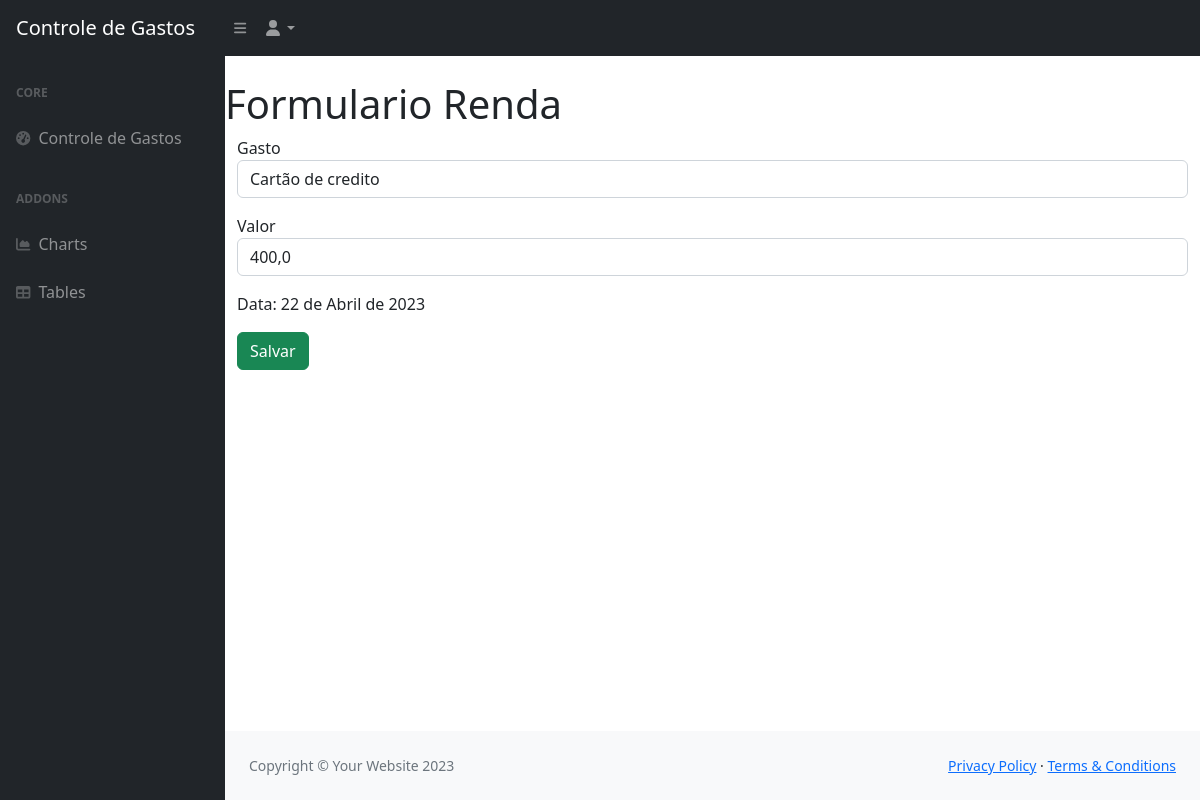
Page /ver_gasto/9 (signed in) on the committed database.
### app_core/models.py (models this page shows, shortened)
class Gastos(models.Model):
    gasto = models.CharField(max_length=80)
    valor = models.FloatField()
    data = models.DateField(default=datetime.today())
    usuario = models.ForeignKey(Usuario, on_delete=models.CASCADE)
    class Meta:
        verbose_name = 'Gasto'
        verbose_name_plural = 'Gastos'

### app_core/views.py (the view)
# urls.py: path('ver_gasto/<int:id>', views.ver_gasto, name='ver_gasto'),
def ver_gasto(request, id):
    if request.session.get('usuario'):
        gasto = Gastos.objects.get(id=id)
        if request.session.get('usuario') == gasto.usuario.id:
            return render(request, 'forms/form_gasto.html', {'gasto': gasto})
        else:
            return HttpResponse('Esta não é uma renda sua')
    else:
        return redirect('/login/')

### app_core/templates/forms/form_gasto.html (shortened to what this page needs)
{% extends 'base.html' %}
{% block 'class_body' %}class="sb-nav-fixed"{% endblock 'class_body' %}
{% block 'conteudo' %}
        {% include 'menu.html' %}
        <div id="layoutSidenav">
            {% include 'lateral_menu.html' %}
            <div id="layoutSidenav_content">
                <h1 class="mt-4">Formulario Renda</h1>
                <div class="container">
                    <form action="{% url 'alterar_gasto' %}" method="POST">
                        <p>
                            <label>Gasto</label>
                            <input class="form-control" type="text" value="{{ gasto.gasto }}" name="gasto_nome">
                        </p>
                        <p>
                            <label>Valor</label>
                            <input class="form-control" type="text" value="{{ gasto.valor }}" name="gasto_valor">
                        </p>
                        <p>
                            <label>Data: {{ gasto.data }}</label>
                        </p>
                        <input type="submit" class="btn btn-success" value="Salvar">
                    </form>
                </div>
                {% include 'footer.html' %}
            </div>
        </div>
{% endblock 'conteudo' %}

### rows in the picture
Gastos: gasto_nome "Cartão de credito", gasto_valor "400,0", data "22 de Abril de 2023"
